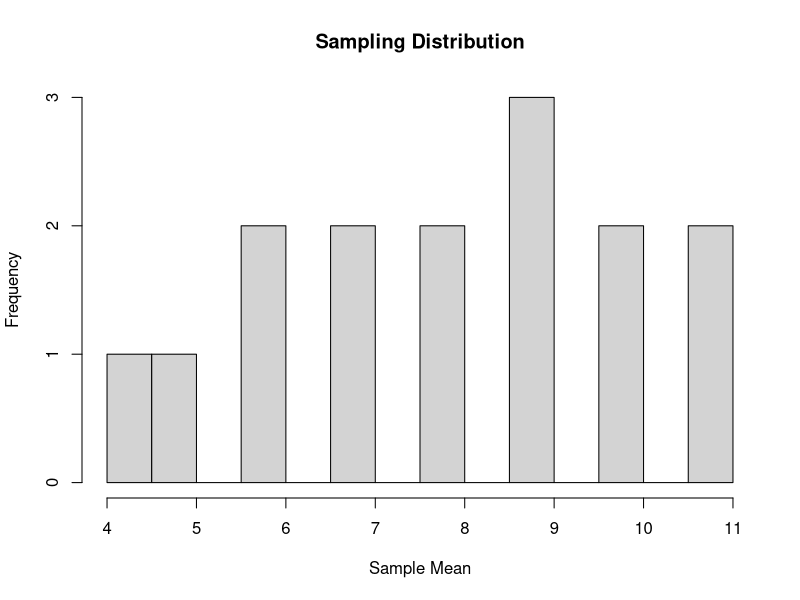
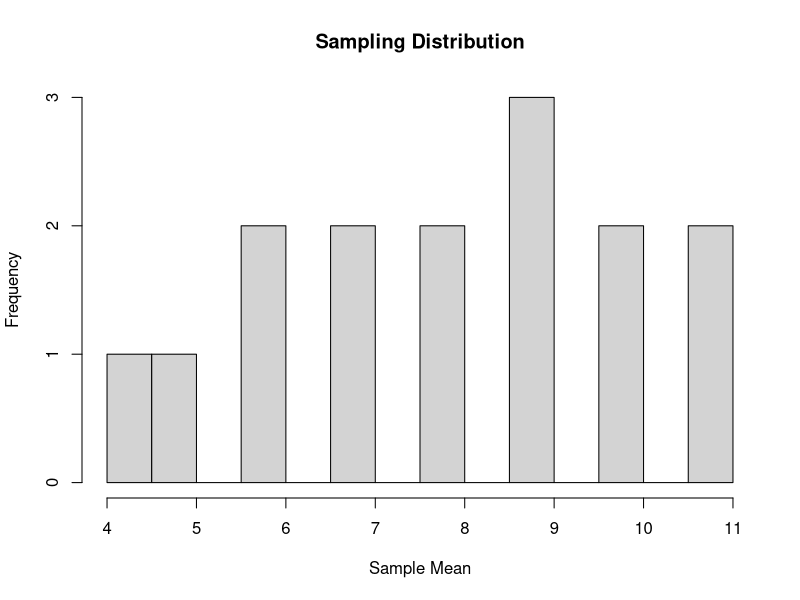
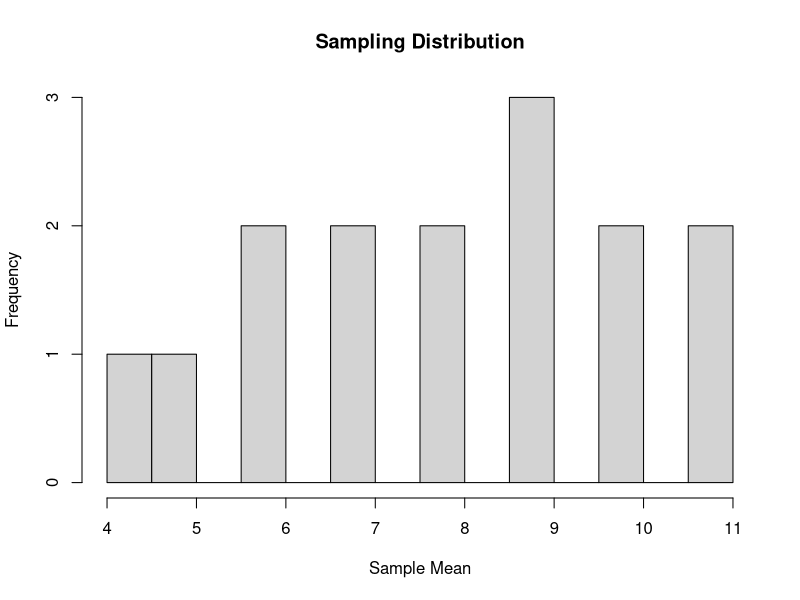

Write R code to recreate these figures, in order. (Note: this script raises an error after producing the figures.)
## ---- chunk 1
library(tidyverse)
library(kableExtra)
library(magrittr)
library(knitr)
## ---- chunk 2

ponds = data.frame(matrix(nrow=6,ncol=2))
colnames(ponds)=c("Pond","egg.mass")

ponds$Pond=LETTERS[1:6]
ponds$egg.mass = c(2,6,8,10,10,12)

ponds %>% 
  kable(table.attr = 'data-quarto-disable-processing="true"') %>% 
  kableExtra::kable_styling(bootstrap_options = c("striped"), full_width = FALSE,font_size = 30)

## ---- chunk 3
mu = mean(ponds$egg.mass)
## ---- chunk 4
choose(6,2)
## ---- chunk 5
utils::combn(LETTERS[1:6],2)
## ---- chunk 6
ponds.letters=t(utils::combn(LETTERS[1:6],2))
ponds.numbers=utils::combn(1:6,2)

ponds.all=data.frame(cbind(matrix(1:15,ncol=1),ponds.letters,matrix(ponds$egg.mass[ponds.numbers],ncol=2,byrow = TRUE)))
colnames(ponds.all)=c("Sample.Number","First Pond","Second Pond","First Value","Second Value")

ponds.all %>% 
  kable(table.attr = 'data-quarto-disable-processing="true"') %>% 
  kableExtra::kable_styling(bootstrap_options = c("striped"), full_width = FALSE,font_size = 20)

## ---- chunk 7
sample(LETTERS[1:6],2)
## ---- chunk 8
sample(LETTERS[1:6],2)
## ---- chunk 9
sample(LETTERS[1:6],2)
## ---- chunk 10
#library(kableExtra)
#library(tidyr)
ponds.all$Sample.Mean = apply(matrix(ponds$egg.mass[ponds.numbers],ncol=2,byrow = TRUE),1,mean)

ponds.all$Absolute.Deviation = abs(ponds.all$Sample.Mean-8)

#knitr::kable(ponds.all)


ponds.all %>% 
  kable(table.attr = 'data-quarto-disable-processing="true"') %>% 
  kableExtra::kable_styling(bootstrap_options = c("striped"), full_width = FALSE,font_size = 20)

## ---- chunk 11
ponds.simple = data.frame(Sample.Number = ponds.all$Sample.Number,
                          Sample.Mean = ponds.all$Sample.Mean,
                          Deviance.Truth = ponds.all$Sample.Mean-8
                          )
ponds.simple %>% 
  kable(table.attr = 'data-quarto-disable-processing="true"') %>% 
  kableExtra::kable_styling(bootstrap_options = c("striped"), full_width = FALSE,font_size = 20)

## ---- chunk 12
#result above
mean(ponds.simple$Sample.Mean)
## ---- chunk 13
#result above
sum(ponds.simple$Deviance.Truth)
## ---- chunk 14

temp=data.frame(table(ponds.simple$Sample.Mean))
colnames(temp)=c("Sample.Mean","Frequency")
temp$Relative.Freq= temp$Frequency/sum(temp$Frequency)
temp$Mean.times.Rel.Freq= as.numeric(as.character(temp$Sample.Mean))*temp$Relative.Freq

temp$Sample.Mean=as.character(temp$Sample.Mean)
temp[9,]=c("Sum","15","1","8")

temp$Relative.Freq = as.numeric(temp$Relative.Freq)
temp$Mean.times.Rel.Freq = as.numeric(temp$Mean.times.Rel.Freq)
temp %>% 
  kable(table.attr = 'data-quarto-disable-processing="true"',
        digits = 3) %>% 
  kableExtra::kable_styling(bootstrap_options = c("striped"), full_width = FALSE,font_size = 30)


# temp2=data.frame("SUM",sum(as.numeric(temp$Frequency[1:8])),sum(as.numeric(temp$Relative.Freq[1:8])),sum(as.numeric(temp$Mean.times.Rel.Freq[1:8])))
# colnames(temp2)=NULL
# 
# temp2 %>% 
#   kable(table.attr = 'data-quarto-disable-processing="true"') %>% 
#   kableExtra::kable_styling(bootstrap_options = c("striped"), full_width = FALSE,font_size = 40)

## ---- chunk 15
temp=data.frame(table(ponds.simple$Sample.Mean))
colnames(temp)=c("Sample.Mean","Frequency")
temp$Relative.Freq= temp$Frequency/sum(temp$Frequency)
temp$Mean.times.Rel.Freq= as.numeric(as.character(temp$Sample.Mean))*temp$Relative.Freq

hist(ponds.simple$Sample.Mean,freq=TRUE,breaks=10,
     main="Sampling Distribution",
     xlab="Sample Mean")

## ---- chunk 16
hist(ponds.simple$Sample.Mean,freq=TRUE,breaks=10,
     main="Sampling Distribution",
     xlab="Sample Mean")

## ---- chunk 17
hist(ponds.simple$Sample.Mean,freq=TRUE,breaks=10,
     main="Sampling Distribution",
     xlab="Sample Mean")
## ---- chunk 18
ponds.simple %>% 
  kable(table.attr = 'data-quarto-disable-processing="true"') %>% 
  kableExtra::kable_styling(bootstrap_options = c("striped"), full_width = FALSE,font_size = 20)
## ---- chunk 19
var(ponds.simple$Sample.Mean)
## ---- chunk 20
(1/(6-1))*sum((ponds$egg.mass-8)^2)
## ---- chunk 21
var.per.sample = apply(
                       cbind(ponds.all$`First Value`,ponds.all$`Second Value`),
                       1,
                       var
                       )
# Expected value of population variance
  mean(var.per.sample)
## ---- chunk 22
#variance for sample mean
mean ( (N-2)/N * var.per.sample/2 )

## ---- chunk 23
 hist(var.per.sample,xlab="Sample Variance")
 abline(v=mean(var.per.sample),lwd=3)
## ---- chunk 24
par(mfrow=c(2,1))
hist(ponds$egg.mass,freq=TRUE,breaks=10,
     main="",
     xlab="Sample Units (egg masses)")
hist(ponds.simple$Sample.Mean,freq=TRUE,breaks=10,
     main="",
     xlab="Sample Mean")
## ---- chunk 25
#sampling distribution of n=4
  ponds.numbers2=t(utils::combn(1:6,4))
  ponds.all2=matrix(ponds$egg.mass[c(ponds.numbers2)],ncol=4,byrow = FALSE)

  ponds.numbers3=t(utils::combn(1:6,6))
  ponds.all3=matrix(ponds$egg.mass[c(ponds.numbers2)],ncol=5,byrow = FALSE)

  
#expected variance of sampling distributiuon

hist(ponds.simple$Sample.Mean,breaks=10,xlim=c(3,12),ylim=c(0,4),xlab="Sample Means",main="Sampling Distributions \n of the Mean",cex = 2,cex.axis=2,cex.lab=2,cex.main=2)
hist(apply(ponds.all2,1,mean),add=TRUE,col=grDevices::adjustcolor("red",alpha.f = 0.5)  ,breaks=10,cex = 2,cex.axis=2,cex.lab=2)
hist(apply(ponds.all3,1,mean),add=TRUE,col=grDevices::adjustcolor("purple",alpha.f = 0.5)  ,breaks=10,cex = 2,cex.axis=2,cex.lab=2)
legend("topleft",legend=c("n=2","n=4","n=5"),col=c("grey",2,"purple"),lwd=5,cex = 2)
abline(v=8,lty=1,col=1,lwd=4)
## ---- chunk 26
 sample.mean.fn = function(target,n){
                                     mean(
                                         sample(target,n)
                                          )
                                     }

#z = rnorm(100,100,10)

set.seed(34234)
z=(rgamma(1000,1,0.01))

#random sample many means n= 10
n = 10
  mu.hat1 = replicate(20000,
                     sample.mean.fn(z,n)
                     )
n = 20  
  mu.hat2 = replicate(20000,
                     sample.mean.fn(z,n)
                     )
n = 50  
  mu.hat3 = replicate(20000,
                     sample.mean.fn(z,n)
                     )
n = 100    
  mu.hat4 = replicate(20000,
                     sample.mean.fn(z,n)
                     )
  
  
par(mfrow=c(2,2))
hist(mu.hat1,col=2,breaks=10,freq = TRUE,xlab="Sample Means",main="n = 10",xlim=c(30,200))
abline(v=100,col=1,lwd=3)
hist(mu.hat2,col=grDevices::adjustcolor("red",alpha.f = 0.5),add=FALSE,breaks=10,freq = TRUE,xlab="Sample Means",main="n = 20",xlim=c(30,200))
abline(v=100,col=1,lwd=3)
hist(mu.hat3,col=grDevices::adjustcolor("purple",alpha.f = 0.5),add=FALSE,breaks=10,freq = TRUE,xlab="Sample Means",main="n = 50",xlim=c(30,200))
abline(v=100,col=1,lwd=3)
hist(mu.hat4,col=grDevices::adjustcolor("orange",alpha.f = 0.5),add=FALSE,breaks=20,freq = TRUE,xlab="Sample Means",main="n = 100",xlim=c(30,200))
abline(v=100,col=1,lwd=3)
## ---- chunk 27
tau.est = ponds.simple$Sample.Mean * 6
hist(tau.est,main="",xlab="Totals per Sample")
abline(v=sum(ponds$egg.mass),lwd=5,col=1,lty=1)
abline(v=mean(ponds.simple$Sample.Mean) * 6,lwd=5,lty=3,col=3)
legend("topleft",col=c(1,3),legend=c("truth","expectation"),lwd=4)

## ---- chunk 28
hist(ponds.simple$Sample.Mean * 6,main="",xlab="Totals per Sample")
## ---- chunk 29
length(which( tau.est <=  2*48))/length(tau.est)
## ---- chunk 30
#Output code into R file
knitr::purl(input="../FW552/SRS.qmd",output="../FW552/SRS.r")
